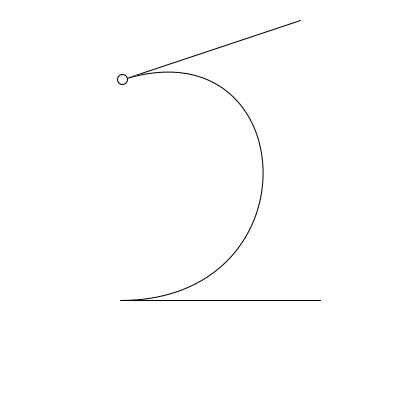
Frame 1 (no input)
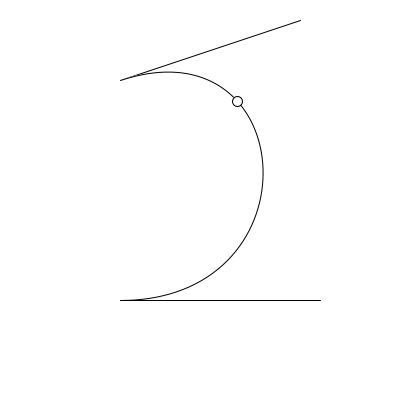
Frame 60 (the mouse pressed at the canvas centre just before this capture)
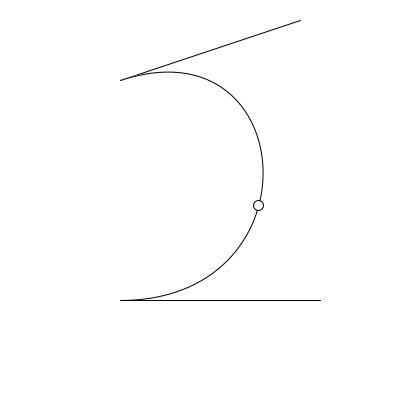
Frame 120 (the mouse held since frame 60 and released just before this capture)

The Processing sketch that drew these frames (run headless with seeded random() and noise(); from frame 60 on, the mouse is pressed at the canvas centre):

// Processing sketch: week03_08b_bezier_equation
// ── week03_08b_bezier_equation.pde
//week03_08b_bezier_equation
void setup(){
  size(400,400);
}
int x1=120,x2=300,x3=320,x4=120;
int y1=80,y2=20,y3=300,y4=300;
void draw(){
  background(255);
  line(x1,y1,x2,y2);
  line(x3,y3,x4,y4);
  bezier(x1,y1,x2,y2,x3,y3,x4,y4); //貝式曲線
  float t = frameCount / 200.0 % 1;
  float t2 = 1-t;
  float x = x1*t2*t2*t2 + 3*x2*t*t2*t2 + 3*x3*t*t*t2 + x4*t*t*t;
  float y = y1*t2*t2*t2 + 3*y2*t*t2*t2 + 3*y3*t*t*t2 + y4*t*t*t;
  ellipse(x,y,10,10);
}
